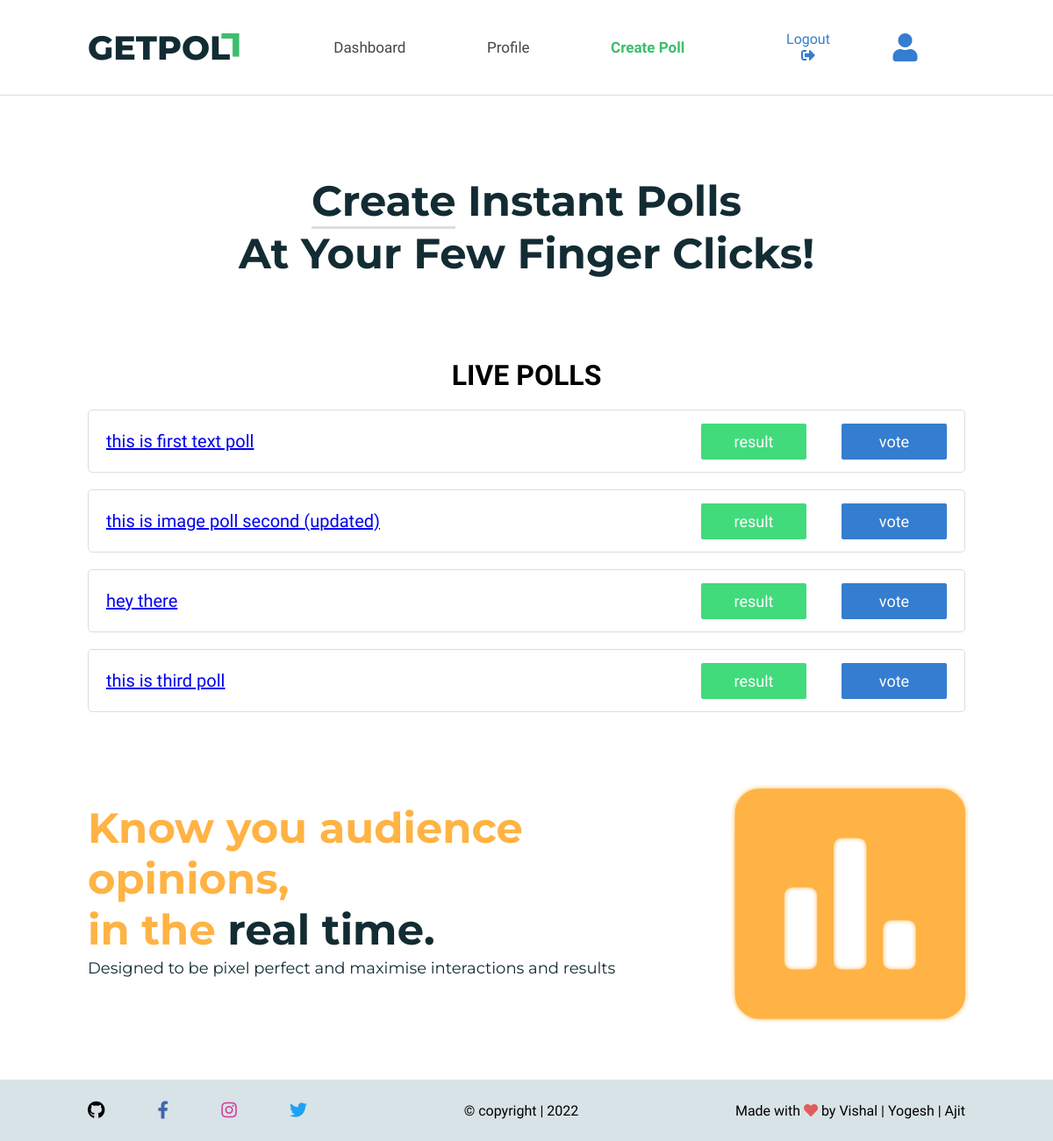
The app's page / (signed in) with its own data.
### poll/models.py (models this page shows, shortened)
class Poll(models.Model):
    question = models.CharField(max_length=200)
    is_eligible = models.BooleanField(default=False)
    time = models.IntegerField(help_text="duration of the poll in minutes")
    user = models.ForeignKey(User, on_delete=models.CASCADE)
    created = models.DateTimeField(auto_now_add=True)

### poll/views.py (the view)
# urls.py: path('', views.PollListView.as_view(), name="home"),
class PollListView(ListView):
    model = Poll #object_list
    template_name = 'poll/main.html'
    ordering = ['-created']

### poll/templates/poll/main.html (shortened to what this page needs)
{% extends "poll/base.html" %}
{% load static %}
{% block content %}
<section class="upper-content">
    <p class="tagline"><a href="{% url 'create' %}">Create</a> Instant Polls <br> At Your Few Finger Clicks!</p>
</section>
<h1 style="text-align: center; margin-bottom: 20px;">LIVE POLLS</h1>
{% for poll in object_list %}
    <div class="card" style="z-index: 0;">
      <div class="card-body">
        <a class="question" href="{% url 'poll-detail' poll.id %}">{{poll.question}}</a>
        <div class="result-vote">
          {% if poll.is_eligible or poll.user == user %}
          <a class="result" href="{% url 'result' poll.id%}">result</a>
          {% endif %}
          <a class="vote" href="{% url 'poll-detail' poll.id%}">vote</a>
        </div>
      </div>
    </div>
    <br>
{% endfor %}
<section class="middle-content">
  <p class="p1">Know you audience opinions,<br>in the <span>real time.</span><br>
  <span class="p2">Designed to be pixel perfect and maximise interactions and results</span>
  </p>
  <i class="fas fa-poll"></i>
</section>
{% endblock content %}

### poll/static/poll/base.css (style rules this page uses)
* { margin: 0; padding: 0; }
body { margin: 0; padding: 0; box-sizing: border-box; font-family: 'Varela Round', sans-serif; position: relative; min-height: calc(100vh - 70px); }
.upper-content { color: #132C33; height: 300px; display: flex; justify-content: center; align-items: center; font-size: 48px; font-family: 'Montserrat', sans-serif; font-weight: 700; line-height: 60px; }
.tagline { text-align: center; }
.upper-content a { color: #132C33; text-decoration: none; border-bottom: 3px solid #ddd; }
.middle-content { font-family: 'Montserrat', sans-serif; font-weight: 400; color: #FFB344; font-size: 48px; font-weight: bold; display: flex; justify-content: space-between; align-items: center; border-spacing: 1px; padding: 50px 100px; }
.middle-content span { color: #132C33; }
.p2 { color: grey; font-size: 18px; font-weight: normal; position: relative; top: -25px; }
.fa-poll { font-size: 300px; transform: rotate3d(45deg); text-shadow: 0 0 5px #FFB344; }
.card { margin: 0 100px; font-size: 18px; border: 1px solid #ddd; padding: 0px 20px; height: 70px; border-radius: 5px; display: flex; align-items: center; justify-content: space-between; }
.card-body { width: 100%; display: flex; align-items: center; justify-content: space-between; height: 50px; border-radius: 5px; }
.result-vote { display: flex; align-items: center; justify-content: space-between; width: 280px; cursor: pointer; }
.result, .vote { padding: 10px; width: 100px; text-align: center; text-decoration: none; color: white; border-radius: 2px; }
.result { background-color: #41DB7B; ; }
.vote { background-color: #357DD0; }
.question { font-size: 20px; }

### records on screen
Poll: question "this is first text poll", is_eligible "result"
Poll: question "this is image poll second (updated)", is_eligible "result"
Poll: question "hey there", is_eligible "result"
Poll: question "this is third poll", is_eligible "result"
